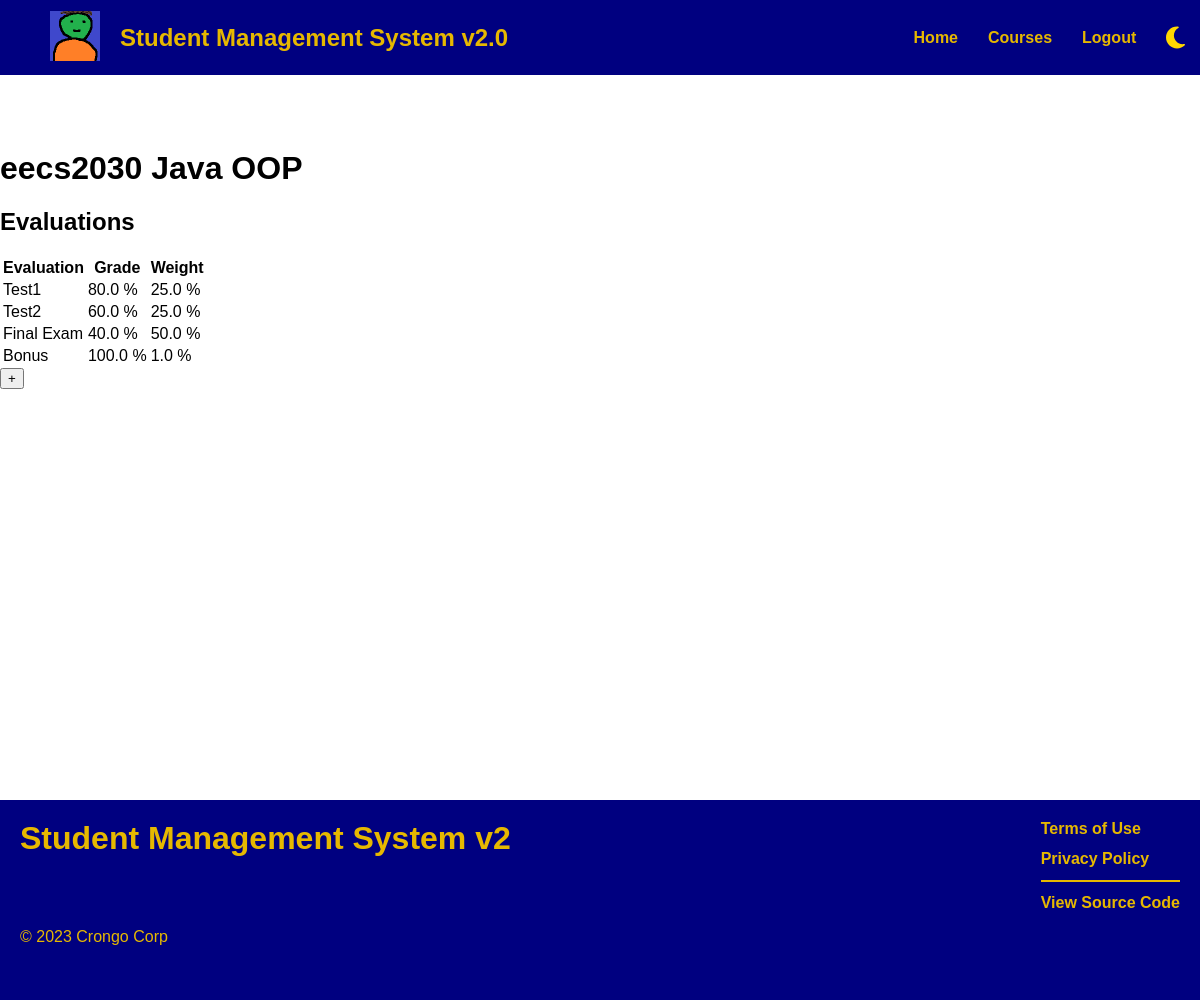
Screenshot of /course/2 (signed in) with the database file from the repository.
### backend/models.py (models this page shows, shortened)
class Course(db.Model):
    _id = db.Column("id", db.Integer, primary_key = True)
    code = db.Column(db.String(100), nullable = False)
    name =  db.Column(db.String(100), nullable = False)
    studentId = db.Column(db.Integer, db.ForeignKey("student.id"), nullable = False)
    gradePoint = db.Column(db.Float)
    trashed = db.Column(db.Boolean, default = False, nullable = False)
    def getCourseById(id):
        return Course.query.filter_by(_id = id, trashed = False).first()

class Evaluation(db.Model):
    _id = db.Column("id", db.Integer, primary_key = True)
    name =  db.Column(db.String(100), nullable = False)
    grade = db.Column(db.Float)
    weight = db.Column(db.Float, nullable = False)
    courseId = db.Column(db.Integer, nullable = False)
    def getEvaluations(course_id):
        return Evaluation.query.filter_by(courseId = course_id).all()

### backend/controllers.py (the view)
@app.route("/course/<id>", methods = ["GET"])
def course_get_by_id(id):
    course = Course.getCourseById(id)
    evaluations = Evaluation.getEvaluations(course._id)
    if (len(evaluations) > 0):
        return render_template(
            'course.html',
            course = course,
            student = session["NAME"],
            evaluations = evaluations
        )
    else:
        return render_template (
            'course.html',
            course = course,
            student = session["NAME"]
        )

### backend/__init__.py (called while the page is built)
@app.context_processor
def template_inject():
    return { "year": datetime.utcnow().year }

### frontend/templates/course.html (shortened to what this page needs)
{% extends 'page_template.html' %}
{% block content %}
    <h1><b>{{course.code}}</b> {{course.name}}</h1>
    <h2>Evaluations</h2>
        <div>
            <table id="evaluations-table">
                <tr>
                    <th>Evaluation</th>
                    <th>Grade</th>
                    <th>Weight</th>
                </tr>
                {% for evaluation in evaluations %}
                    <tr>
                        <td>{{ evaluation.name }}</td>
                        <td>{{ evaluation.grade * 100 }} %</td>
                        <td>{{ evaluation.weight * 100 }} %</td>
                    </tr>
                {% endfor %}
            </table>
            <button id="show-evaluation-button" onclick="showEvaluationInputRow()">+</button>
        </div>
{% endblock content %}

### frontend/static/css/styles.css (style rules this page uses)
:root { --heading-font-family: sans-serif; --paragraph-font-family: sans-serif; --title-font-size: 3em; --heading-font-size: 2em; --subheading-font-size: 1.5em; --paragraph-font-size: 1em; }
:root { --light-theme-main-color: navy; --light-theme-accent-color: #e6b800; --light-theme-text-color: #000; --light-theme-background-color: #fff; --light-theme-success-color: lightgreen; --light-theme-success-color-border: #116e11; --light-theme-info-color: lightskyblue; --light-theme-info-color-border: #054d7a; --light-theme-warning-color: lightyellow; --light-theme-warning-color-border: #808000; --light-theme-error-color: lightpink; --light-theme-error-color-border: #800013; }
:root { --dark-theme-main-color: navy; --dark-theme-accent-color: gold; --dark-theme-text-color: #fff; --dark-theme-background-color: rgb(69, 69, 75); --dark-theme-success-color: lightgreen; --dark-theme-success-color-border: #116e11; --dark-theme-info-color: lightskyblue; --dark-theme-info-color-border: #054d7a; --dark-theme-warning-color: lightyellow; --dark-theme-warning-color-border: #808000; --dark-theme-error-color: lightpink; --dark-theme-error-color-border: #800013; }
:root, :root.light-theme { --main-color: var(--light-theme-main-color); --accent-color: var(--light-theme-accent-color); --text-color: var(--light-theme-text-color); --background-color: var(--light-theme-background-color); --success-color: var(--light-theme-success-color); --success-color-border: var(--light-theme-success-color-border); --info-color: var(--light-theme-info-color); --info-color-border: var(--light-theme-info-color-border); --warning-color: var(--light-theme-warning-color); --warning-color-border: var(--light-theme-warning-color-border); --error-color: var(--light-theme-error-color); --error-color-border: var(--light-theme-success-error-border); }
* { box-sizing: border-box; }
html { scroll-behavior: smooth; height: 100%; }
body { margin: 0; background-color: var(--background-color); color: var(--text-color); font-family: var(--paragraph-font-family); font-size: var(--paragraph-font-size); height: 100%; }

### rows the page displays
Course: code "eecs2030", name "Java OOP"
Evaluation: name "Test1", evaluation.grade*100 "80.0", evaluation.weight*100 "25.0"
Evaluation: name "Test2", evaluation.grade*100 "60.0", evaluation.weight*100 "25.0"
Evaluation: name "Final Exam", evaluation.grade*100 "40.0", evaluation.weight*100 "50.0"
Evaluation: name "Bonus", evaluation.grade*100 "100.0", evaluation.weight*100 "1.0"
